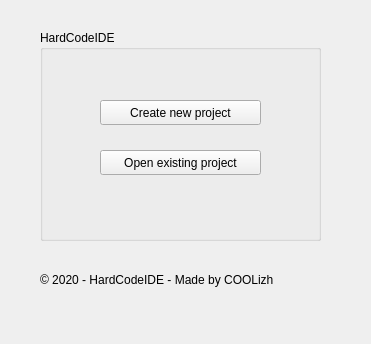
<?xml version="1.0" encoding="UTF-8"?>
<ui version="4.0">
 <class>MainWindow</class>
 <widget class="QMainWindow" name="MainWindow">
  <property name="geometry">
   <rect>
    <x>0</x>
    <y>0</y>
    <width>371</width>
    <height>344</height>
   </rect>
  </property>
  <property name="windowTitle">
   <string>MainWindow</string>
  </property>
  <widget class="QWidget" name="centralwidget">
   <widget class="QGroupBox" name="groupBox">
    <property name="geometry">
     <rect>
      <x>40</x>
      <y>30</y>
      <width>281</width>
      <height>211</height>
     </rect>
    </property>
    <property name="title">
     <string>HardCodeIDE</string>
    </property>
    <widget class="QPushButton" name="create_project_button">
     <property name="geometry">
      <rect>
       <x>60</x>
       <y>70</y>
       <width>161</width>
       <height>25</height>
      </rect>
     </property>
     <property name="text">
      <string>Create new project</string>
     </property>
    </widget>
    <widget class="QPushButton" name="open_project_button">
     <property name="geometry">
      <rect>
       <x>60</x>
       <y>120</y>
       <width>161</width>
       <height>25</height>
      </rect>
     </property>
     <property name="text">
      <string>Open existing project</string>
     </property>
    </widget>
   </widget>
   <widget class="QLabel" name="label">
    <property name="geometry">
     <rect>
      <x>40</x>
      <y>270</y>
      <width>291</width>
      <height>20</height>
     </rect>
    </property>
    <property name="text">
     <string>© 2020 - HardCodeIDE - Made by COOLizh</string>
    </property>
   </widget>
  </widget>
  <widget class="QMenuBar" name="menubar">
   <property name="geometry">
    <rect>
     <x>0</x>
     <y>0</y>
     <width>371</width>
     <height>22</height>
    </rect>
   </property>
  </widget>
 </widget>
 <resources/>
 <connections/>
</ui>
